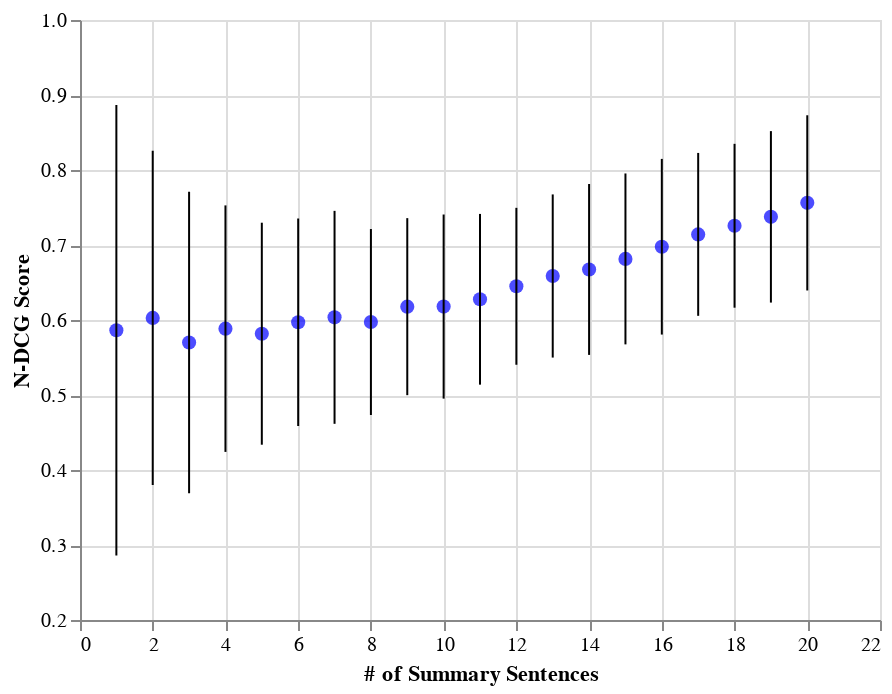

The notebook cell this image was saved under:
### Code cell
# the base chart
base = alt.Chart(source_k).transform_calculate(
    ymin="datum.y-datum.yerr",
    ymax="datum.y+datum.yerr"
)

# generate the points
points = base.mark_point(
    filled=True,
    size=50,
    color='blue'
).encode(
    x=alt.X('k', scale=alt.Scale(domain=(0, 21))),
    y=alt.Y('y', scale=alt.Scale(domain=(0.2, 1)))
)

# generate the error bars
errorbars = base.mark_errorbar().encode(
    x=alt.X("k",title='# of Summary Sentences'),
    y=alt.Y("ymin:Q",title = 'N-DCG Score'),
    y2="ymax:Q"
)

points + errorbars

### Figure 1 — Vega-Lite specification as saved in the notebook (floating-point values rounded to 4 significant figures)
{"config": {"view": {"continuousWidth": 400, "continuousHeight": 300}}, "layer": [{"mark": {"type": "point", "color": "blue", "filled": true, "size": 50}, "encoding": {"x": {"type": "quantitative", "field": "k", "scale": {"domain": [0, 21]}}, "y": {"type": "quantitative", "field": "y", "scale": {"domain": [0.2, 1]}}}, "transform": [{"calculate": "datum.y-datum.yerr", "as": "ymin"}, {"calculate": "datum.y+datum.yerr", "as": "ymax"}]}, {"mark": "errorbar", "encoding": {"x": {"type": "quantitative", "field": "k", "title": "# of Summary Sentences"}, "y": {"type": "quantitative", "field": "ymin", "title": "N-DCG Score"}, "y2": {"field": "ymax"}}, "transform": [{"calculate": "datum.y-datum.yerr", "as": "ymin"}, {"calculate": "datum.y+datum.yerr", "as": "ymax"}]}], "data": {"name": "data-097d776c1f6fce938ad97ccf25bce248"}, "$schema": "https://vega.github.io/schema/vega-lite/v4.8.1.json", "datasets": {"data-097d776c1f6fce938ad97ccf25bce248": [{"k": 1, "y": 0.5863, "yerr": 0.3004}, {"k": 2, "y": 0.6028, "yerr": 0.2228}, {"k": 3, "y": 0.57, "yerr": 0.2011}, {"k": 4, "y": 0.5885, "yerr": 0.1643}, {"k": 5, "y": 0.5817, "yerr": 0.148}, {"k": 6, "y": 0.597, "yerr": 0.1383}, {"k": 7, "y": 0.6035, "yerr": 0.142}, {"k": 8, "y": 0.5973, "yerr": 0.124}, {"k": 9, "y": 0.6178, "yerr": 0.118}, {"k": 10, "y": 0.6179, "yerr": 0.1227}, {"k": 11, "y": 0.6276, "yerr": 0.1138}, {"k": 12, "y": 0.645, "yerr": 0.1046}, {"k": 13, "y": 0.6587, "yerr": 0.1088}, {"k": 14, "y": 0.6674, "yerr": 0.1139}, {"k": 15, "y": 0.6814, "yerr": 0.1139}, {"k": 16, "y": 0.6977, "yerr": 0.1171}, {"k": 17, "y": 0.7142, "yerr": 0.1086}, {"k": 18, "y": 0.7257, "yerr": 0.1092}, {"k": 19, "y": 0.7375, "yerr": 0.1143}, {"k": 20, "y": 0.7562, "yerr": 0.1168}]}}
